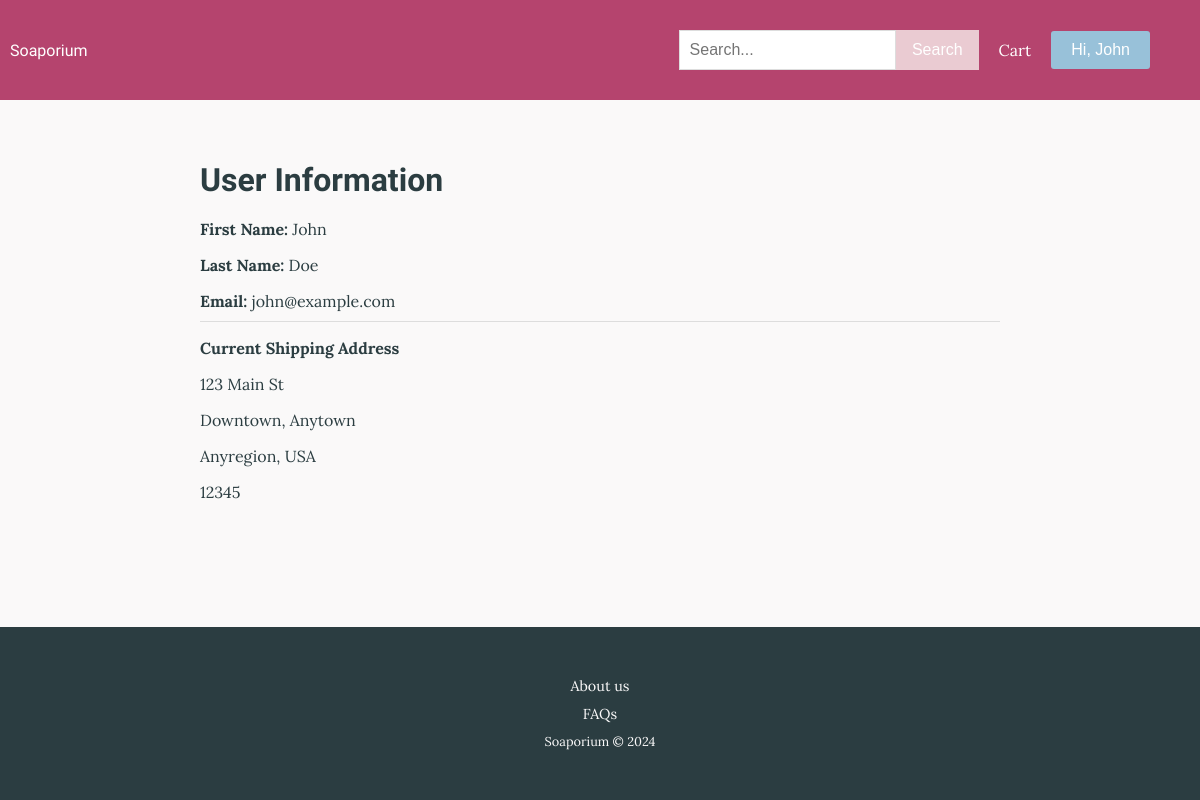
The page /user/1 (signed in) on the database as committed earlier.
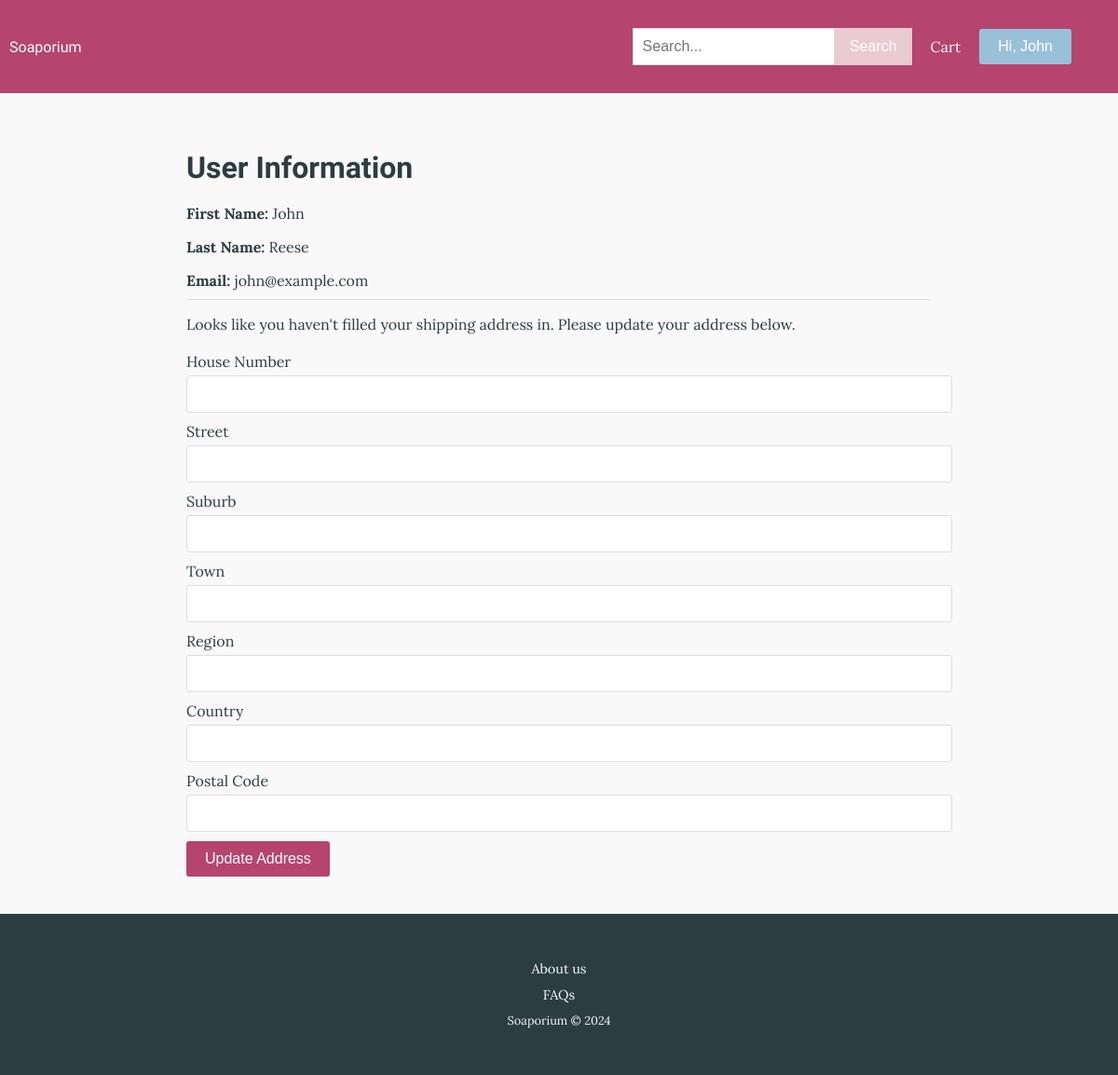
The same page on the database as committed later.
### tables this page shows
CREATE TABLE User (userid INTEGER PRIMARY KEY AUTOINCREMENT, fname TEXT NOT NULL, lname TEXT NOT NULL, housenum INTEGER, street TEXT, suburb TEXT, town TEXT, region TEXT, country TEXT, postcode INTEGER, email TEXT NOT NULL, password TEXT NOT NULL);

### routes.py (the view)
@app.route("/user/<int:userid>")
def userinfo(userid):
    session_userid = session.get("userid")
    if session_userid != userid:
        return "Hacker error", 404
    conn = sqlite3.connect("Soap.db")
    sql = "SELECT * FROM User WHERE userid = ?"
    user = conn.execute(sql, (userid,)).fetchone()
    conn.close()
    if not user:
        return "User not found", 404
    return render_template("user.html", user=user)

### routes.py (called while the page is built)
@app.context_processor
def inject_user_firstname():
    user_firstname = None
    userid = session.get("userid")
    if userid:
        conn = sqlite3.connect("Soap.db")
        sql = "SELECT fname FROM User WHERE userid = ?"
        user = conn.execute(sql, (userid,)).fetchone()
        if user:
            user_firstname = user[0]
        conn.close()
    return dict(user_firstname=user_firstname)

### templates/user.html
{% extends "layout.html" %}
{% block content %}
<div class="user-info-container">
    <h1>User Information</h1>
    {% if user %}
    <p><strong>First Name:</strong> {{ user[1] }}</p>
    <p><strong>Last Name:</strong> {{ user[2] }}</p>
    <p><strong>Email:</strong> {{ user[10] }}</p>
    <hr>
    {% if user[3] and user[4] and user[5] and user[6] and user[7] and user[8] and user[9] %}
    <p><strong>Current Shipping Address</strong></p>
    <p>{{ user[3] }} {{ user[4] }}</p>
    <p>{{ user[5] }}, {{ user[6] }}</p>
    <p>{{ user[7] }}, {{ user[8] }}</p>
    <p>{{ user[9] }}</p>
    {% else %}
    <p>Looks like you haven't filled your shipping address in. Please update your address below.</p>
    <form class="user-info-form" method="POST" action="{{ url_for('update_address', userid=user[0]) }}">
        <label for="housenum">House Number</label>
        <input type="text" id="housenum" name="housenum" value="{{ user[3] or '' }}">
        <label for="street">Street</label>
        <input type="text" id="street" name="street" value="{{ user[4] or '' }}">
        <label for="suburb">Suburb</label>
        <input type="text" id="suburb" name="suburb" value="{{ user[5] or '' }}">
        <label for="town">Town</label>
        <input type="text" id="town" name="town" value="{{ user[6] or '' }}">
        <label for="region">Region</label>
        <input type="text" id="region" name="region" value="{{ user[7] or '' }}">
        <label for="country">Country</label>
        <input type="text" id="country" name="country" value="{{ user[8] or '' }}">
        <label for="postcode">Postal Code</label>
        <input type="text" id="postcode" name="postcode" value="{{ user[9] or '' }}">
        <button type="submit">Update Address</button>
    </form>
    {% endif %}
    {% else %}
    <p>User information not available</p>
    {% endif %}
</div>
{% endblock %}

### templates/layout.html (shortened to what this page needs)
<!DOCTYPE html>
<html lang="en">
<head>
    <link rel="stylesheet" href="{{ url_for('static', filename='styles.css') }}">
</head>
<body>
    <div class="top-bar">
        <a href="{{ url_for('home') }}" class="home-link">Soaporium</a>
        <nav class="navbar">
            <ul class="nav-links">
                <li class="search-bar">
                    <form action="{{ url_for('search') }}" method="get">
                        <div class="input-wrapper">
                            <input type="text" name="search_term" placeholder="Search...">
                            <button type="submit">Search</button>
                        </div>
                    </form>
                </li>
                {% if session.get("userid") %}
                <li><a href="{{ url_for('view_current_cart') }}">Cart</a></li>
                <li class="user-dropdown">
                    <button class="user-dropdown-btn">Hi, {{ user_firstname }}</button>
                </li>
                {% else %}
                <li><a href="{{ url_for('login') }}">Login</a></li>
                <li><a href="{{ url_for('signup') }}">Sign Up</a></li>
                {% endif %}
            </ul>
        </nav>
    </div>
    <div class="content">
        {% block content %}{% endblock %}
    </div>
    <div class="footer">
        <div class="footer links">
            <p><a href="about.html">About us</a></p>
            <p><a href="faqs.html">FAQs</a></p>
            <p>Soaporium &COPY; 2024</p>
        </div>
    </div>
</body>
</html>

### static/styles.css (style rules this page uses)
body { font-family: 'Lora', serif; margin: 0; padding: 0; background-color: #faf9f9; color: #2b3d41; display: flex; flex-direction: column; min-height: 100vh; }
h1, h2, h3, h4, h5, h6, .home-link { font-family: 'Rock Salt', cursive; }
ul, li { list-style-type: none; margin: 0; padding: 0; }
.top-bar { height: 5em; background-color: #b5446e; color: #fff; padding: 10px; display: flex; justify-content: space-between; align-items: center; }
.home-link, .nav-links li a { color: #fff; text-decoration: none; }
.navbar { background-color: #b5446e; color: #fff; display: flex; justify-content: space-between; align-items: center; padding: 0 20px; }
.nav-links { display: flex; align-items: center; flex-wrap: wrap; }
.nav-links li { margin-right: 20px; }
.search-bar { flex-grow: 1; max-width: 300px; }
.search-bar input[type="text"], .search-form input[type="text"] { padding: 10px; font-size: 16px; border: 1px solid #ddd; width: 100%; box-sizing: border-box; }
.input-wrapper { display: flex; align-items: center; width: 100%; }
.input-wrapper input { flex-grow: 1; padding-right: 40px; }
.input-wrapper button { width: auto; padding: 10px 15px; background-color: #eacbd2; color: #fff; border: 1px solid #eacbd2; cursor: pointer; font-size: 16px; flex-shrink: 0; }
.content { padding: 20px; }
.footer { background-color: #2b3d41; padding: 20px; color: #faf9f9; margin-top: auto; flex-shrink: 0; text-align: center; }
.footer a { color: #faf9f9; text-decoration: none; margin: 0 10px; font-size: 0.9rem; }
.footer p { margin: 10px 0; font-size: 0.8rem; }
.add-to-cart, .user-dropdown-btn { display: inline-block; padding: 10px 20px; font-size: 16px; background-color: #98c1d9; color: #fff; border: none; border-radius: 3px; cursor: pointer; text-decoration: none; }
.user-info-container { max-width: 800px; margin: 0 auto; padding: 20px; }
.user-info-container h1 { margin-bottom: 20px; }
.user-info-container p { margin-bottom: 10px; }
.user-info-form { margin-top: 20px; }
.user-info-form label { display: block; margin-bottom: 5px; }
.user-info-form input[type="text"] { width: 100%; padding: 10px; font-size: 16px; border: 1px solid #ddd; border-radius: 3px; margin-bottom: 10px; }
.user-info-form button { padding: 10px 20px; font-size: 16px; background-color: #b5446e; color: #fff; border: none; border-radius: 3px; cursor: pointer; }
.user-dropdown { position: relative; }
hr { width: 100%; border: 0; border-top: 1px solid #ddd; margin: 10px 0; }

Rows that differ between the two databases and show on the page:
changed User "John": lname "Doe" → "Reese"; housenum "123" → (not shown); street "Main St" → (not shown); suburb "Downtown" → (not shown); town "Anytown" → (not shown); region "Anyregion" → (not shown); country "USA" → (not shown); postcode "12345" → (not shown)
Other text that changed with them:
text no longer shown: "Current Shipping Address , ,"
text now shown: "Looks like you haven't filled your shipping address in. Please update your address below. House Number Street Suburb Town Region Country Postal Code Update Address"
